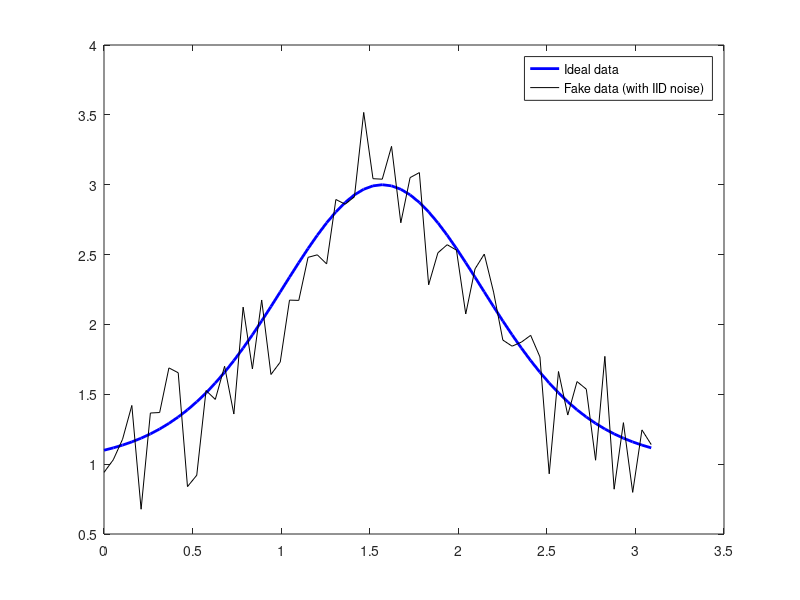

Reproduce this figure in MATLAB.
function data = MakeFakeData3
% js 04072015
% use a von Mises (wrapped gaussian) to generate a fake data set 
% note: run this as a standalone script and it will save the fake data 
% in the 'data.mat' file that you can then load and fit in the 'class_xxxx.m' function

close all;
clear all;

% set up a variable that determines how much noise there is...
n = .3;

% set up some parameters that govern the shape of the data
a = 2; % amp
b = 1; % baseline
k = 3; % bandwidth 
u = pi/2; % mean of function
% generate an x-axis over which to eval the function
xsteps = 60; 
xstepSize = pi/xsteps;
x = linspace(0, pi-xstepSize, xsteps);

% note that max resp will be (a+b)
vm = a*exp(k*(cos(u-x)-1))+b;
plot(x, vm, 'b', 'LineWidth', 2), hold on

% then lets add some noise and replot just so you can see what the data
% generating function looks like and also what the actual 'data' look like
% that were gererated based on this function + noise (note: remember that
% noise is a generic term to mean "variance that we don't understand" - could
% be machine noise in our measurement device, biophysical noise, etc
data = vm+randn(size(vm))*n;
plot(x, data, 'k')

legend({'Ideal data', 'Fake data (with IID noise)'})
save data 
